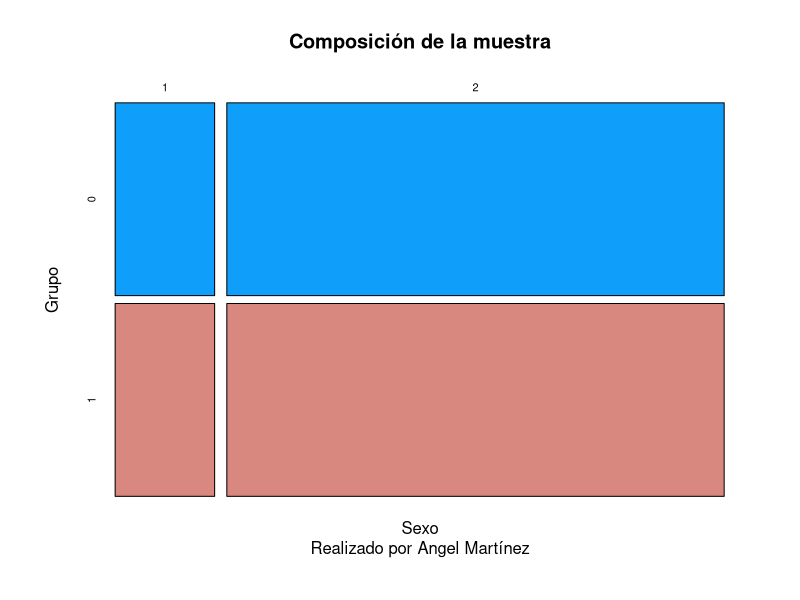

Here is the R script that generated this plot:
library(readxl)
StromBD <- read_excel("Progredi_Excel_2.xlsx")
View(StromBD)

StromBD$Group <- as.factor(StromBD$Group)
StromBD$Sex <- as.factor(StromBD$Sex)
StromBD$Marital_status <- as.factor(StromBD$Marital_status)
StromBD$Education <- as.factor(StromBD$Education)
StromBD$Medication <- as.factor(StromBD$Medication)
StromBD$Psychotherapy <- as.factor(StromBD$Psychotherapy)
# StromBD$Imputed_post <- as.factor(StromBD$Imputed_post)
# StromBD$Imputed_followup <- as.factor(StromBD$Imputed_followup)
# StromBD$BDI_post_under14 <- as.factor(StromBD$BDI_post_under14)

# 1. ¿Cuáles son las proporciones de los sexos en los
# participantes del estudio?

# Tabla de contigencia
tablaContigenciaSexo <- xtabs(~Sex, data = StromBD)
tablaContigenciaSexo

# Proporciones
proporcionesSexo <- proportions(tablaContigenciaSexo)
proporcionesSexo

# Intervalos de confianza
# Sexo 1 : 8 participante, de 48 participantes.
testProporcionesSexo01 <- prop.test(8, 48)
# Sexo 2: 40 participante, de 48 participantes.
testProporcionesSexo02 <- prop.test(40, 48)

testProporcionesSexo01
testProporcionesSexo02

IC95ProporcionesSexo01 <- (testProporcionesSexo01$conf.int[2]-testProporcionesSexo01$conf.int[1])/2
IC95ProporcionesSexo02 <- (testProporcionesSexo02$conf.int[2]-testProporcionesSexo02$conf.int[1])/2

IC95ProporcionesSexo01
IC95ProporcionesSexo02



# 2. Los participantes fueron asignados
# (aleatoriamente) a dos grupos ¿Cuál es la proporción
# de sexos en cada grupo?

tablaContigenciaSexoGrupo <- xtabs(~Sex + Group, data = StromBD) 
tablaContigenciaSexoGrupo

testProporcionesSexoGrupo <- prop.test(tablaContigenciaSexoGrupo)
testProporcionesSexoGrupo

IC95ProporcionesSexoGrupo <- (testProporcionesSexoGrupo$conf.int[2]-testProporcionesSexoGrupo$conf.int[1])/2

IC95ProporcionesSexo02

plot(tablaContigenciaSexoGrupo,
     main = "Composición de la muestra",
     ylab = "Grupo",
     xlab = "Sexo",
     col = c("#109EFB", "#D98880"),
     sub = "Realizado por Angel Martínez"
     )

# 3. ¿Las variables Sexo y Grupo son independientes?.

# xi cuadrado

chisqTestSexoGrupo <- chisq.test(tablaContigenciaSexoGrupo)
chisqTestSexoGrupo

# 4. ¿La variable es independiente de otras variables
# contempladas en el estudio (educación, medicación, psicoterapia)?

# Asumo que se refiere a Sexo

tablaContigenciaSexoEducacion <- xtabs(~Sex + Education, data = StromBD)
tablaContigenciaSexoEducacion
chisqTestSexoEducacion <- chisq.test(tablaContigenciaSexoEducacion)
chisqTestSexoEducacion

tablaContigenciaSexoMedicacion <- xtabs(~Sex + Medication, data = StromBD)
tablaContigenciaSexoMedicacion
chisqTestSexoMedicacion <- chisq.test(tablaContigenciaSexoMedicacion)
chisqTestSexoMedicacion

tablaContigenciaSexoPsicoterapia <- xtabs(~Sex + Psychotherapy, data = StromBD)
tablaContigenciaSexoPsicoterapia
chisqTestSexoPsicoterapia <- chisq.test(tablaContigenciaSexoPsicoterapia)
chisqTestSexoPsicoterapia

# 4.1. En general ¿El sexo de los participantes
# del estudio influye en su estado civil?

#Cambio en el tono de la pregunta mismo metodo. 


tablaContigenciaSexoEstadoCivil <- xtabs(~Sex + Marital_status, data = StromBD)
tablaContigenciaSexoEstadoCivil
chisqTestSexoEstadoCivil <- chisq.test(tablaContigenciaSexoEstadoCivil)
chisqTestSexoEstadoCivil

# 4.2. En general ¿Hay evidencia de que el nivel
# educativo esté influenciado por el sexo en los participantes del estudio?

# Ya lo habiamos realizado, pero es diferente pregunta

chisqTestSexoEducacion


# 4.2. En general ¿Hay evidencia de que el nivel
# educativo esté influenciado por el sexo en los participantes del estudio?

chisqTestSexoPsicoterapia
